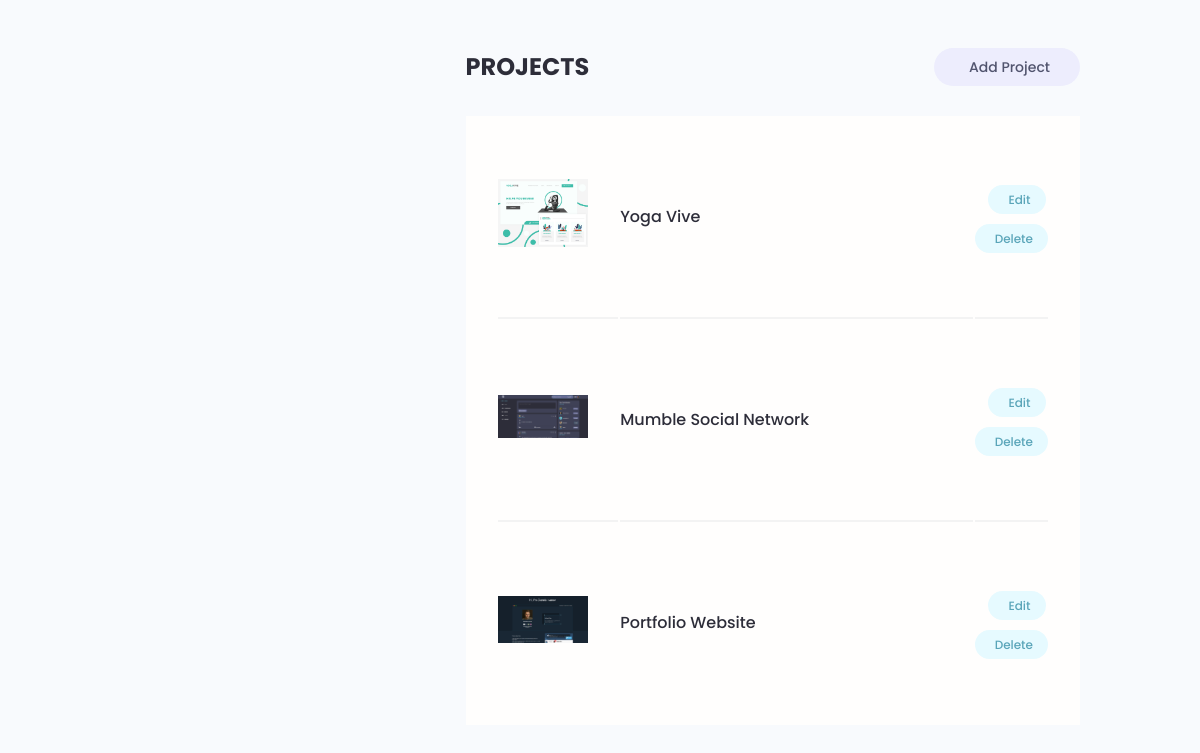
Page /account/ (signed in, lower part) on the earlier database version.
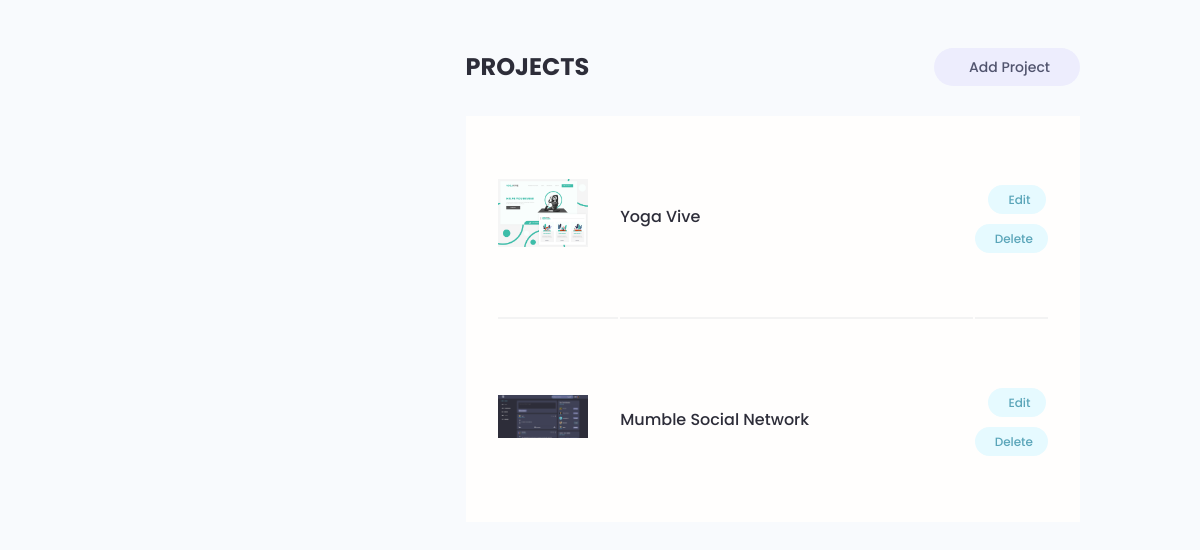
Same page on the later database version.
### projects/models.py (models this page shows, shortened)
class Project(models.Model):
    owner = models.ForeignKey(Profile, null=True, blank=True,
                              on_delete=models.SET_NULL)
    title = models.CharField(max_length=200)
    description = models.TextField(null=True, blank=True)
    featured_image = models.ImageField(null=True, blank=True, default='default.jpg')
    demo_link = models.CharField(max_length=2000, null=True, blank=True)
    source_link = models.CharField(max_length=2000, null=True, blank=True)
    tags = models.ManyToManyField('Tag', blank=True)
    vote_total = models.IntegerField(default=0, null=True, blank=True)
    vote_ratio = models.IntegerField(default=0, null=True, blank=True)
    created = models.DateTimeField(auto_now_add=True)
    id = models.UUIDField(default=uuid.uuid4, unique=True,
                          primary_key=True, editable=False)
    class Meta:
        ordering = ['-vote_ratio','-vote_total', 'title']

### users/views.py (the view)
# urls.py: path('account/', views.userAccount, name='account'),
@login_required(login_url='login')
def userAccount(request):
    profile = request.user.profile
    skills = profile.skill_set.all()
    projects = profile.project_set.all()
    context = {'profile': profile, 'skills': skills, 'projects': projects}
    return render(request, 'users/account.html', context)

### users/templates/users/account.html (shortened to what this page needs)
{% extends 'main.html' %}
{% block content %}
<main class="settingsPage profile my-md">
  <div class="container">
    <div class="layout">
        <div class="column column--1of3">
        </div>
        <div class="column column--2of3">
          <div class="settings">
            <h3 class="settings__title">Projects</h3>
            <a class="tag tag--pill tag--sub settings__btn tag--lg" href="{% url 'create-project' %}"> Add Project</a>
          </div>
          <table class="settings__table">
            {% for project in projects %}
            <tr>
              <td class="settings__thumbnail">
                <a href="{% url 'project' project.id %}"><img src="{{project.featured_image.url}}" alt="Project Thumbnail"/></a>
              </td>
              <td class="settings__tableInfo">
                <a href="{% url 'project' project.id %}">{{ project.title }}</a>
              </td>
              <td class="settings__tableActions">
                <a class="tag tag--pill tag--main settings__btn" href="{% url 'update-project' project.id %}"> Edit</a>
                <a class="tag tag--pill tag--main settings__btn" href="{% url 'delete-project' project.id %}?next=/account">
                  Delete</a>
              </td>
            </tr>
            {% endfor %}
          </table>
        </div>
    </div>
  </div>
</main>
{% endblock content %}

Differences in the rows shown:
no longer on this page (row edited): Project: featured_image (picture), title "Portfolio Website"
